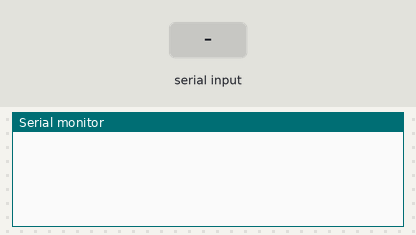
Bench run of a sketch on a simulated Arduino Uno, built with avr-gcc and run on an emulated ATmega328P. Shown: the last lines printed to the serial monitor. Inputs (shaded band) come from the test bench.

Above: at 1.2 s.
1.3 s: "O" received over Serial
At 2.6 s:
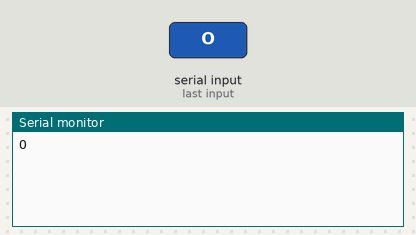
3.6 s: "F" received over Serial
At 5.4 s:
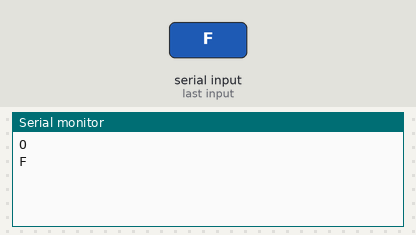

Measured:
- after the input at 1.3 s, the serial monitor: prints a new line after 0.80 s (image 1)
- after the input at 3.6 s, the serial monitor: prints a new line after 0.60 s (image 2)

The sketch:

TestBluetoothVer1.ino
```cpp
char command;
String test;
boolean checkBluetooth=false;
String thayDoi;
int dem=0;
String  strHour,strMinute,strSecond;
#include <Wire.h>
#include <EEPROM.h>
/* Địa chỉ của DS1307 */
const byte DS1307 = 0x68;
/* Số byte dữ liệu sẽ đọc từ DS1307 */
const byte NumberOfFields = 7;

/* khai báo các biến thời gian */
int second, minute, hour, day, wday, month, year;
int c_second=40;
void setup() {
  Wire.begin();
  Serial.begin(9600);
}

void loop()
{
    while(Serial.available() > 0)
     {
       command = ((byte)Serial.read());
       test += command;
       delay(100);
   }
    //Bật kết nối Bluetooth
     if(test=="O")
     {
       checkBluetooth=true;
 //     Serial.println("Da ket noi voi Android");
       Serial.println("O");
       test="";
       command='\0';
     }
     if(test=="F")
     {
        checkBluetooth=false;
     //   Serial.println("Dã ngat ket noi voi Android");
       Serial.println("F");
         test="";
        command='\0';
     }
     //Bluetooth bắt đầu hoạt động
     if(checkBluetooth==true)
         {
           if(test=="1")//Bật máy bơm
           {
           //   Serial.println("Bat may bom");
           Serial.print("1");

           }
           else if(test=="2")//Tắt máy bơm
           {
             // Serial.println("Tat may bom");
              Serial.print("2");
           }
           else if(test=="3")//Kéo màn lại
           {
            // Serial.println("Keo man lai");
              Serial.print("3");
           }
           else if(test=="4")//Kéo màn ra
           {
             // Serial.println("Keo man ra");
               Serial.print("4");
           }
           else if(test=="h")//kiểm tra nếu người dùng chọn thay đổi độ ẩm
           {
             thayDoi=test;
           }
           else if(test=="t")
           {
             thayDoi=test;

           }
           else
           {
             if(test!="")
             {
               if(thayDoi=="h")//thay đổi độ ẩm
               {
               //   Serial.print("Do am da thay doi thanh cong: ");
                  //int a=test.toInt();
                //  Serial.println(a+10);
                  Serial.print("h");
                  thayDoi="";
               }
               if(thayDoi=="t")//thay đổi thời gian
                {
                 // Serial.print("Thay doi thoi gian thanh cong");
                  //Serial.println(test);
                    Serial.print("t");
                  thayDoi="";
                }
               else
                {
                  /*if(dem==0)
                  {
                    strHour=test;

                  }
                  else if(dem==1)
                  {
                    strMinute=test;

                  }
                  else if(dem==2)
                  {
                    strSecond=test;
                     setTime(10,20,10, 1, 20, 4, 16);

                  }

                    dem+=1;*/
                    strHour=test.substring(0,2);
                    strMinute=test.substring(3,5);
                    strSecond=test.substring(6,8);
                    //setTime(10,20,10, 1, 20, 4, 16);
                    Serial.print(strSecond);
                }


             }

           }
            test="";
           command='\0';
          /* dem+=1;
           if(dem>=10)
           {
               Serial.print("h");
               delay(50);
               convertIntToChar(dem);
               Serial.print("t");
                delay(50);
               convertIntToChar(dem+1);
           }
        */

     }
     else//Ngược lại là tin nhắn hoạt động
     {

       dem=0;

     }
    //setTime(21,11,10, 1, 20, 4, 16);
   // if(c_second==second)
    //{
      //Serial.println("Equal");
     // setTime(21,11,10, 1, 20, 4, 16);
    //}
//   readDS1307();
  /* Hiển thị thời gian ra Serial monitor */
//  digitalClockDisplay();

     delay(1000);
}

 //Hàm chuyển đổi số nguyên sang char và lấy độ dài
void convertIntToChar(int number)
{
    char NUMBER[2];
    itoa(number,NUMBER,10);
  //Gửi thông tin chuổi số đi
  for(int i=0;i<sizeof(NUMBER);i++)
    {
            //if(NUMBER[i]!='\0')
            //{

               Serial.print(NUMBER[i]);
              delay(50);
            //}
     }
}
void readDS1307()
{
        Wire.beginTransmission(DS1307);
        Wire.write((byte)0x00);
        Wire.endTransmission();
        Wire.requestFrom(DS1307, NumberOfFields);

        second = bcd2dec(Wire.read() & 0x7f);
        minute = bcd2dec(Wire.read() );
        hour   = bcd2dec(Wire.read() & 0x3f); // chế độ 24h.
        wday   = bcd2dec(Wire.read() );
        day    = bcd2dec(Wire.read() );
        month  = bcd2dec(Wire.read() );
        year   = bcd2dec(Wire.read() );
        year += 2000;
        WriteEEPROM(0,hour);
}
/* Chuyển từ format BCD (Binary-Coded Decimal) sang Decimal */
int bcd2dec(byte num)
{
        return ((num/16 * 10) + (num % 16));
}
/* Chuyển từ Decimal sang BCD */
int dec2bcd(byte num)
{
        return ((num/10 * 16) + (num % 10));
}

void digitalClockDisplay(){
    // digital clock display of the time
    Serial.print(hour);
    printDigits(minute);
    printDigits(second);
    Serial.print(" ");
    Serial.print(day);
    Serial.print(" ");
    Serial.print(month);
    Serial.print(" ");
    Serial.print(year);
    Serial.println();
}

void printDigits(int digits){
    // các thành phần thời gian được ngăn chách bằng dấu :
    Serial.print(":");

    if(digits < 10)
        Serial.print('0');
    Serial.print(digits);
}

/* cài đặt thời gian cho DS1307 */
void setTime(byte hr, byte min, byte sec, byte wd, byte d, byte mth, byte yr)
{
        Wire.beginTransmission(DS1307);
        Wire.write(byte(0x00)); // đặt lại pointer
        Wire.write(dec2bcd(sec));
        Wire.write(dec2bcd(min));
        Wire.write(dec2bcd(hr));
        Wire.write(dec2bcd(wd)); // day of week: Sunday = 1, Saturday = 7
        Wire.write(dec2bcd(d));
        Wire.write(dec2bcd(mth));
        Wire.write(dec2bcd(yr));
        Wire.endTransmission();
}
//Write EEPROM
void WriteEEPROM(int address,int value)
{
     EEPROM.write(address, value);
     delay(5);
}
//Read EEPROM
int ReadEEPROM(int address)
{
   int result= EEPROM.read(address);
     delay(5);
   return result;

}
```
